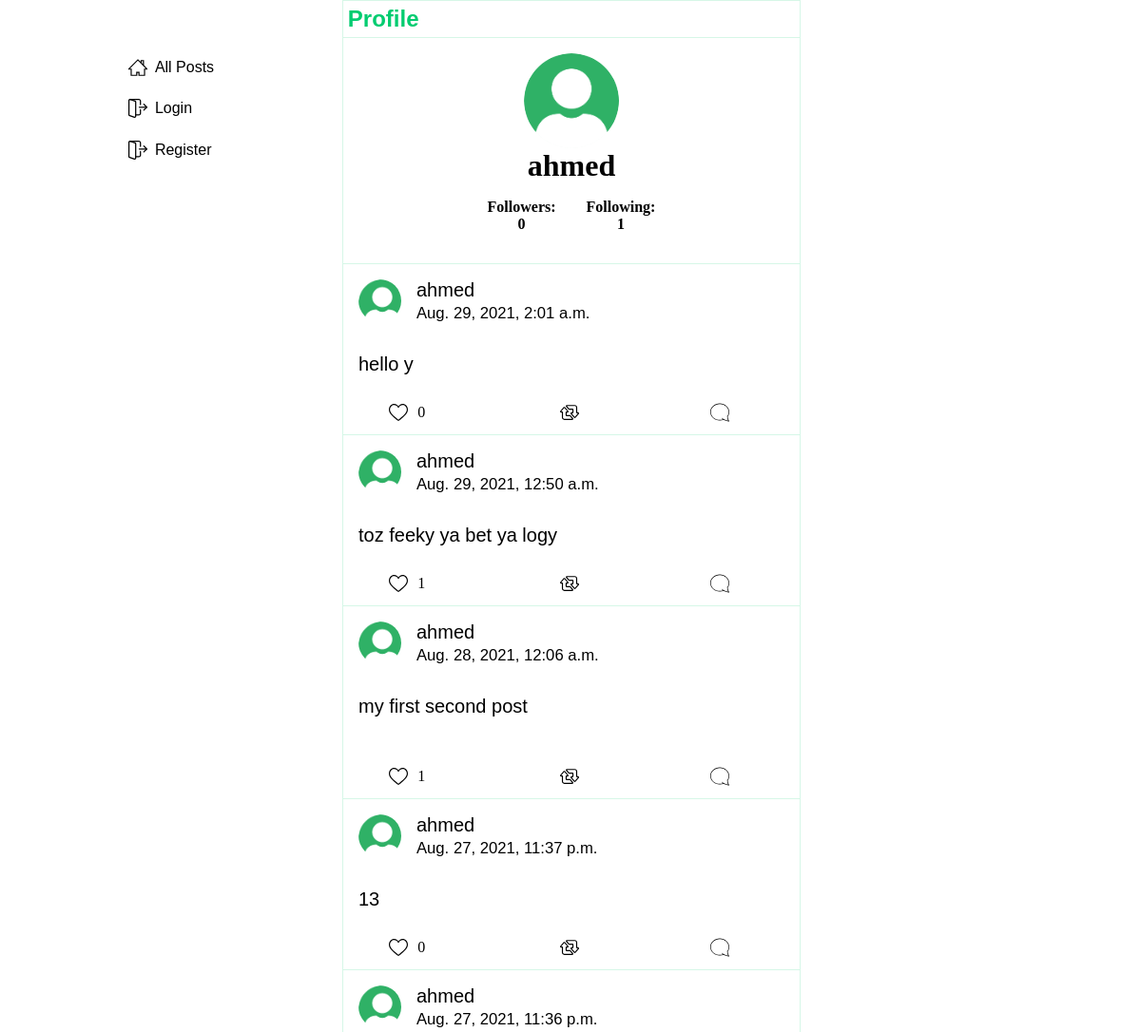
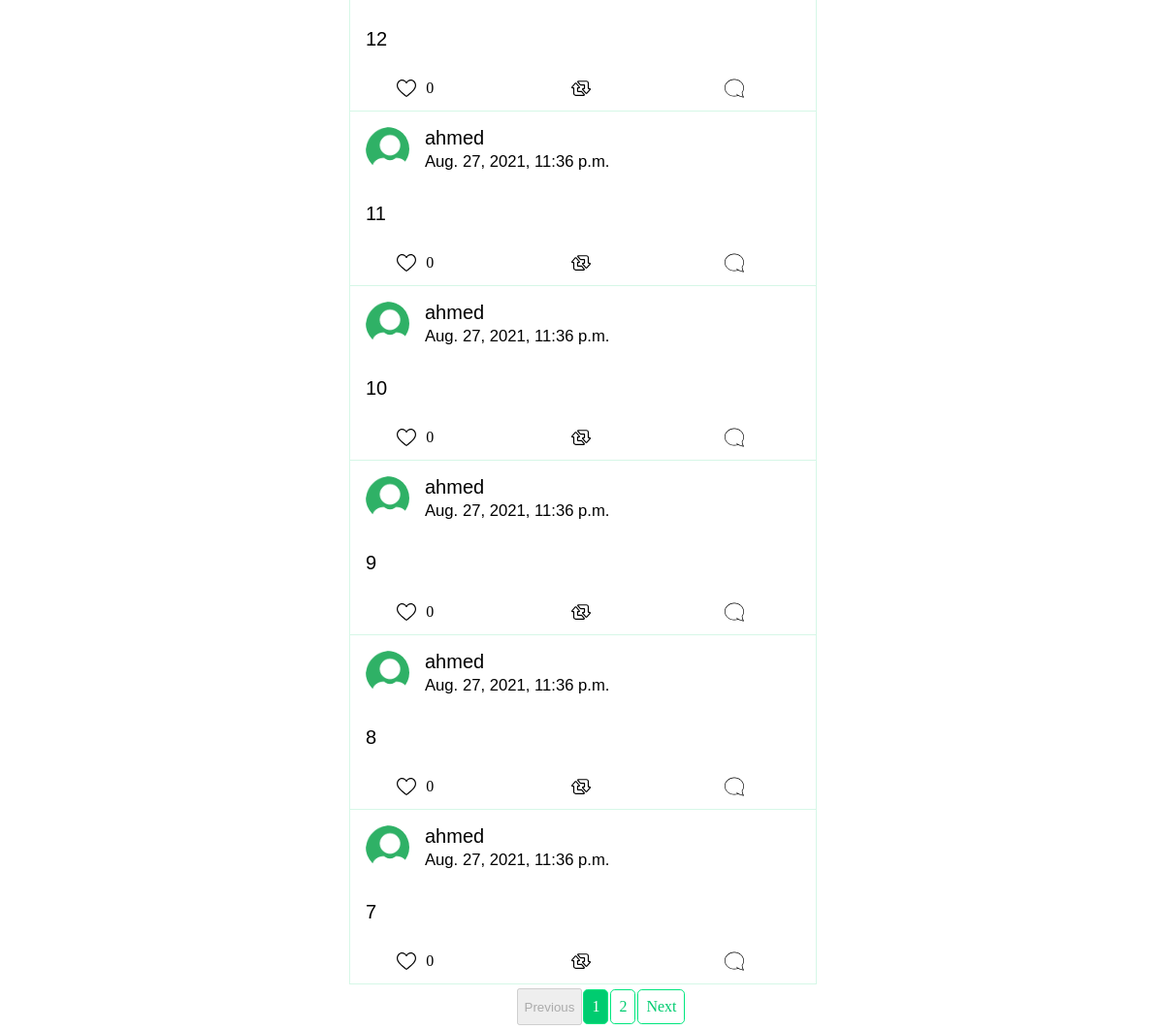
Screenshot of /profile/4 with the database file from the repository (2 pictures, top to bottom).
### network/models.py (models this page shows, shortened)
class Profile(models.Model):
    user = models.ForeignKey(User, on_delete=models.CASCADE)
    followers = models.ManyToManyField(User, related_name='follower')
    following = models.ManyToManyField(User, related_name="following")
    profilePicture = models.ImageField(
        null=True, blank=True, default='default.png')
    def followers_count(self):
        followersCount = self.followers.all().count()
        followersCount = followersCount if followersCount else 0
        return followersCount
    def following_count(self):
        followingCount = self.following.all().count()
        followingCount = followingCount if followingCount else 0
        return followingCount

class User(AbstractUser):
    pass

class Post(models.Model):
    author = models.ForeignKey(User, on_delete=models.CASCADE)
    content = models.TextField(max_length=500)
    dateTime = models.DateTimeField(auto_now_add=True)
    likers = models.ManyToManyField(User, related_name='whoLiked')
    def likes_count(self):
        likesCount = self.likers.all().count()
        likesCount = likesCount if likesCount else 0
        return likesCount
    def get_profile_picture(self):
        profile = Profile.objects.get(user=self.author)
        return profile.profilePicture

### network/views.py (the view)
# urls.py: path("profile/<int:profileId>",views.profile,name="profile"),
def profile(request, profileId):
    profile = Profile.objects.get(user=profileId)
    all_posts = Post.objects.filter(author=profile.user).order_by('-id')
    p = Paginator(all_posts, 10)
    page_number = request.GET.get('post')
    posts = p.get_page(page_number)
    context = {
        'p': p,
        'posts': posts,
        'profile': profile,
        'user_profile': request.user,
        'page_number': 1 if not page_number else page_number
    }
    return render(request, 'network/profile.html', context)

### network/templates/network/profile.html (shortened to what this page needs)
{% extends 'network/layout.html' %}
{% load static %}
{% block mainContent %}
	<div class="mainContent">
		<div class="pageName">
			<h2>Profile</h2>
		</div>
		<div class="profileHeader">
			<div class="profilePagePicture">
				<img
					src="/images/{{profile.profilePicture}}"
					alt=""
					width="100"
					height="100"
				/>
			</div>
			<div class="userInfo">
				<h1>{{profile.user}}</h1>
			</div>
			<div class="followingInfo">
					<div class="followCount">
						<div>Followers:</div>
						<div class="followerCounter">{{profile.followers_count}}</div>
					</div>
					<div class="followCount">
						<div>Following:</div>
						<div>{{profile.following_count}}</div>
					</div>
			</div>
		</div>
		<div class="postsBody">
            {% for post in posts.object_list %}
            <div class="post">
                <div class="postHeader {{post.id}}">
                    <div class="profilePicture">
                        <img src="/images/{{post.get_profile_picture}}" alt=""width="50" height="50">
                    </div>
                    <div class="edit-post">
                        <div class="username">
                            <label><a href= "{% url 'profile' post.author.id %}" class="userLink">{{post.author}}</a></label>
                            <p><small>{{post.dateTime}}</small></p>
                        </div>
                    </div>
                </div>
                <div class="postBody {{post.id}}">
                    <p>{{post.content | linebreaksbr}}</p>
                </div>
                <div class="postInteractions">
                    <div class="postIcon"><img {% if user in post.likers.all %} class="True" src="{% static 'network/images/heartClicked.svg' %}" {% else %}class="False" src="{% static 'network/images/heart.svg' %}"{% endif %} onclick='postClicked({{post.id}},this)'><span class='likesCount'>{{post.likes_count}}</span></div>
                    <div class="postIcon"><img src="{% static 'network/images/retweet.svg' %}" alt=""></div>
                    <div class="postIcon"><img src="{% static 'network/images/comment.svg' %}" alt=""></div>
                </div>
            </div>
            {% endfor %}
    </div>
    </div>
{% endblock %}
{% block pagination %}
    <div class="pagination">
        <ul>
            {% if posts.has_previous %}
                <a href="?post={{posts.previous_page_number}}">
                    <li class="page">Previous</li>
                </a>
            {% else %}
                <button class="page disabledPage" disabled>Previous</button>
            {% endif %}
            {% for i in p.page_range %}
                <a href = "?post={{i}}" id="{{i}}">
                    <li class="page">{{i}}</li>
                </a>
            {% endfor %}
            {% if posts.has_next %}
                <a href="?post={{posts.next_page_number}}">
                    <li class="page">Next</li>
                </a>
            {% else %}
                <button class="page disabledPage" disabled>Next</button>
            {% endif %}
        </ul>
    </div>
{% endblock pagination %}

### network/templates/network/layout.html (shortened to what this page needs)
{% load static %}
<!DOCTYPE html>
<html lang="en">
	<head>
		<link href="{% static 'network/css/styles.css' %}" rel="stylesheet" />
	</head>
	<body>
		<div class="homePageWrapper">
			<div class="sideBar">
				<div>
					<a class="sideLink" href="{% url 'index' %}" id="allPosts">
						<img src="{% static 'network/images/home.svg' %}" class="sideIcon">
						<div>
							All Posts
						</div>
					</a>
					{% if user.is_authenticated %}
						<a class="sideLink" href="{% url 'profile' user.id %}" id="profile">
							<img src="{% static 'network/images/user.svg' %}" class="sideIcon">
							<div>
								Profile
							</div>
						</a>
						<a class="sideLink" href="{% url 'following' %}" id="following">
							<img src="{% static 'network/images/follower.svg' %}" class="sideIcon">
							<div>
								Following
							</div>
						</a>
						<a class="sideLink" href="{% url 'logout' %}" id="logout">
							<img src="{% static 'network/images/logout.svg' %}" class="sideIcon">
							<div>
								Logout
							</div>
						</a>
					{% else %}
						<a class="sideLink" href="{% url 'login' %}" id="login">
							<img src="{% static 'network/images/logout.svg' %}" class="sideIcon">
							<div>
								Login
							</div>
						</a>
						<a class="sideLink" href="{% url 'register' %}" id="register">
							<img src="{% static 'network/images/logout.svg' %}" class="sideIcon">
							<div>
								Register
							</div>
						</a>
					{% endif %}
				</div>
			</div>
			{% block mainContent %}
			{% endblock mainContent %}
		</div>
		{% block pagination %}{% endblock pagination %}
	</body>
</html>

### rows the page displays
Profile: profilePicture (placeholder picture), user "ahmed", followers_count "0", following_count "1"
Post: get_profile_picture (placeholder picture), author "ahmed", dateTime "Aug. 29, 2021, 2:01 a.m.", content "hello y", likes_count "0"
Post: get_profile_picture (placeholder picture), author "ahmed", dateTime "Aug. 29, 2021, 12:50 a.m.", content "toz feeky ya bet ya logy", likes_count "1"
Post: get_profile_picture (placeholder picture), author "ahmed", dateTime "Aug. 28, 2021, 12:06 a.m.", content "my first second post", likes_count "1"
Post: get_profile_picture (placeholder picture), author "ahmed", dateTime "Aug. 27, 2021, 11:37 p.m.", content "13", likes_count "0"
Post: get_profile_picture (placeholder picture), author "ahmed", dateTime "Aug. 27, 2021, 11:36 p.m.", content "12", likes_count "0"
Post: get_profile_picture (placeholder picture), author "ahmed", dateTime "Aug. 27, 2021, 11:36 p.m.", content "11", likes_count "0"
Post: get_profile_picture (placeholder picture), author "ahmed", dateTime "Aug. 27, 2021, 11:36 p.m.", content "10", likes_count "0"
Post: get_profile_picture (placeholder picture), author "ahmed", dateTime "Aug. 27, 2021, 11:36 p.m.", content "9", likes_count "0"
Post: get_profile_picture (placeholder picture), author "ahmed", dateTime "Aug. 27, 2021, 11:36 p.m.", content "8", likes_count "0"
Post: get_profile_picture (placeholder picture), author "ahmed", dateTime "Aug. 27, 2021, 11:36 p.m.", content "7", likes_count "0"

### other values shown
{{ i }} "1" "2"
